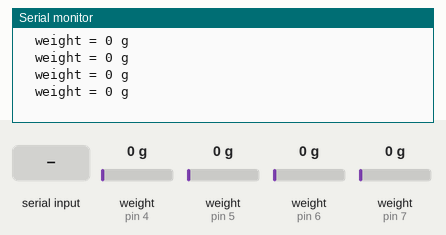
Simulated run of this sketch. Board: Arduino Uno, built with avr-gcc and run on an emulated ATmega328P. Shown: the last lines printed to the serial monitor. The test bench sets the inputs (shaded band); at power-on: weight on the scale (sensors on pin 4, pin 5, pin 6, pin 7) 0 g.

Above: at 14.8 s.
14.9 s: "t90\n" received over Serial
16.4 s: "k90\n" received over Serial
At 17.3 s:
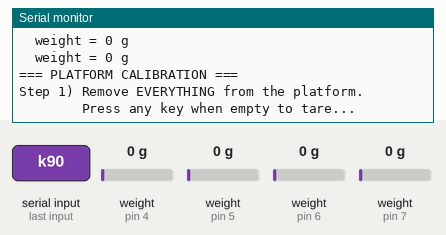
17.9 s: "90,45\n" received over Serial
At 19.0 s:
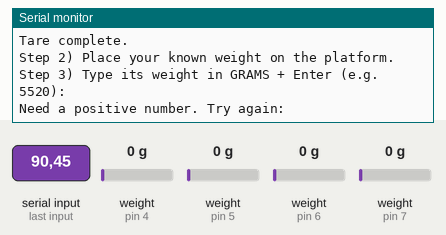
19.4 s: "30,150\n" received over Serial
At 20.4 s:
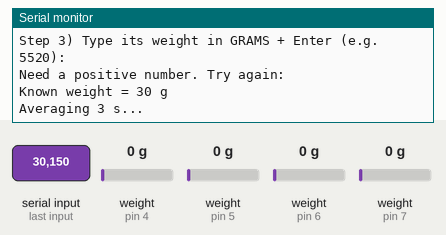
20.9 s: weight on the scale (sensor on pin 4) set to 100 g
At 22.69 s:
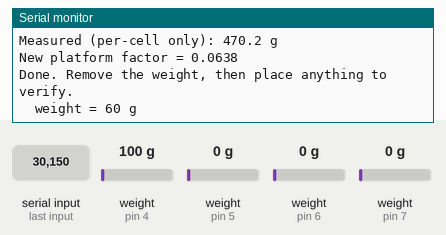
23.9 s: "d90\n" received over Serial
At 24.19 s:
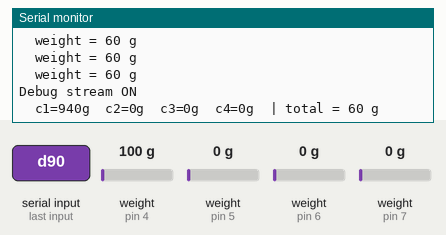
Timing chart, 0 to 26.4 s (numbered marks = the images above; inputs shaded):
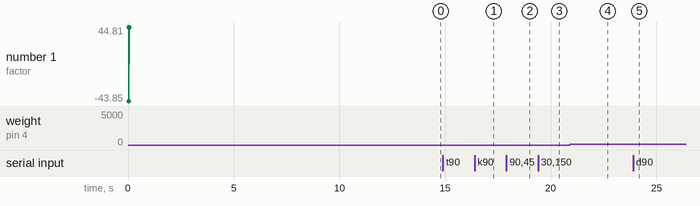

The sketch:

Scale4Cal.ino
```cpp
/*
 * Scale4Cal  -  4-cell platform scale + on-platform calibration
 * --------------------------------------------------------------
 * Same wiring as Scale4. Adds a 'k' command that calibrates the
 * ASSEMBLED platform with a known weight, on top of per-cell factors.
 *
 * WIRING (one HX711 per cell, all share 5V/GND):
 *   Sensor 1:  DT -> D4   SCK -> D3
 *   Sensor 2:  DT -> D5   SCK -> D8
 *   Sensor 3:  DT -> D6   SCK -> D9
 *   Sensor 4:  DT -> D7   SCK -> D10
 *   Cell:  Red=E+  Black=E-  Green=A+  White=A-  Yellow -> GND
 *
 * SERIAL: 57600 baud, line ending "Newline".
 *
 * FLOW:
 *   1) Boot -> auto-tare empty platform.
 *   2) Press 'd' with dumbbell on -> see per-cell contributions.
 *      If any cell is negative when loaded, fix its sign (in code or wires).
 *   3) Press 'k' with NOTHING on -> re-tare prompt.
 *   4) Place known weight (5520 g dumbbell), type its weight + Enter.
 *      Sketch averages 3 s and computes a single PLATFORM factor.
 *   5) From now on, weight = ( sum_of_per_cell_grams ) * platformFactor.
 *
 * COMMANDS:
 *   t  re-tare to 0
 *   k  KNOWN-weight platform calibration
 *   p  print current cal (per-cell + platform factor)
 *   d  toggle DEBUG stream (per-cell contribution)
 *   r  reset platform factor to 1.0
 * --------------------------------------------------------------
 */

#include <HX711_ADC.h>

const byte NUM_CELLS = 4;

HX711_ADC cellA(4, 3);
HX711_ADC cellB(5, 8);
HX711_ADC cellC(6, 9);
HX711_ADC cellD(7, 10);
HX711_ADC* cells[NUM_CELLS] = { &cellA, &cellB, &cellC, &cellD };

// Per-cell counts/gram from bench cal (CALIBRATION.md).
// Cell #2 is NEGATIVE because A+/A- were wired opposite during bench cal.
// If you wired all 4 cells the SAME way on the platform, flip cell #2 to +43.85f.
float cellFactors[NUM_CELLS] = {
   44.66f,   // Cell #1
  -43.85f,   // Cell #2  <-- flip sign if wires are now matched
   44.16f,   // Cell #3
   44.81f    // Cell #4
};

// Platform-level multiplier set by 'k'. 1.0 = use per-cell factors only.
float platformFactor = 1.0f;

const byte  MA_N         = 16;
const float DISP_ROUND_G = 10.0;
float maBuf[MA_N];
byte  maIdx = 0, maCount = 0;
float maSum = 0;

unsigned long lastPrint = 0;
const unsigned long PRINT_INTERVAL = 250;

bool debugStream = false;

void setup() {
  Serial.begin(57600);
  delay(10);
  Serial.println();
  Serial.println(F("=== Scale4Cal - 4-cell platform + on-platform cal ==="));
  Serial.println(F("Wiring:"));
  Serial.println(F("  S1  DT=D4  SCK=D3 | S2  DT=D5  SCK=D8"));
  Serial.println(F("  S3  DT=D6  SCK=D9 | S4  DT=D7  SCK=D10"));
  Serial.println();
  printCal();
  Serial.println();
  Serial.println(F("Settling 3 s, then auto-taring. Keep platform EMPTY."));

  for (byte i = 0; i < NUM_CELLS; i++) {
    cells[i]->begin();
    cells[i]->setReverseOutput();
    cells[i]->setCalFactor(1.0f);
  }
  for (byte i = 0; i < NUM_CELLS; i++) {
    cells[i]->start(3000, true);
    if (cells[i]->getTareTimeoutFlag() || cells[i]->getSignalTimeoutFlag()) {
      Serial.print(F("Cell #")); Serial.print(i + 1);
      Serial.println(F(": TIMEOUT - check wiring!"));
    }
  }
  for (byte k = 0; k < 5; k++) for (byte i = 0; i < NUM_CELLS; i++) cells[i]->update();

  Serial.println(F("Ready."));
  Serial.println(F("Commands:  t=tare  k=KNOWN-weight cal  p=print  d=debug  r=reset platform"));
  Serial.println();
}

void loop() {
  bool anyNew = false;
  for (byte i = 0; i < NUM_CELLS; i++) {
    if (cells[i]->update()) anyNew = true;
  }

  if (anyNew) {
    float totalG = sumGrams() * platformFactor;

    if (maCount == MA_N) maSum -= maBuf[maIdx];
    maBuf[maIdx] = totalG;
    maSum += totalG;
    maIdx = (maIdx + 1) % MA_N;
    if (maCount < MA_N) maCount++;
    float smooth = maSum / maCount;

    if (millis() - lastPrint > PRINT_INTERVAL) {
      lastPrint = millis();
      float disp = roundf(smooth / DISP_ROUND_G) * DISP_ROUND_G;
      if (debugStream) {
        Serial.print(F("  "));
        for (byte i = 0; i < NUM_CELLS; i++) {
          float gi = cells[i]->getData() / cellFactors[i];
          Serial.print(F("c")); Serial.print(i + 1);
          Serial.print(F("=")); Serial.print(gi, 0); Serial.print(F("g  "));
        }
        Serial.print(F("| total = ")); Serial.print(disp, 0); Serial.println(F(" g"));
      } else {
        Serial.print(F("  weight = ")); Serial.print(disp, 0); Serial.println(F(" g"));
      }
    }
  }

  if (Serial.available()) {
    char c = Serial.read();
    if      (c == 't') doTare();
    else if (c == 'k') platformCalibrate();
    else if (c == 'p') printCal();
    else if (c == 'd') {
      debugStream = !debugStream;
      Serial.print(F("Debug stream "));
      Serial.println(debugStream ? F("ON") : F("OFF"));
    }
    else if (c == 'r') {
      platformFactor = 1.0f;
      Serial.println(F("Platform factor reset to 1.0"));
    }
  }
}

float sumGrams() {
  float total = 0;
  for (byte i = 0; i < NUM_CELLS; i++) {
    total += cells[i]->getData() / cellFactors[i];
  }
  return total;
}

void doTare() {
  Serial.println(F("Taring all 4 cells - platform must be EMPTY..."));
  for (byte i = 0; i < NUM_CELLS; i++) cells[i]->tareNoDelay();
  bool done[NUM_CELLS] = { false, false, false, false };
  unsigned long t0 = millis();
  while (millis() - t0 < 5000) {
    bool all = true;
    for (byte i = 0; i < NUM_CELLS; i++) {
      cells[i]->update();
      if (cells[i]->getTareStatus()) done[i] = true;
      if (!done[i]) all = false;
    }
    if (all) break;
  }
  maCount = 0; maIdx = 0; maSum = 0;
  Serial.println(F("Tare complete."));
}

void platformCalibrate() {
  Serial.println();
  Serial.println(F("=== PLATFORM CALIBRATION ==="));
  Serial.println(F("Step 1) Remove EVERYTHING from the platform."));
  Serial.println(F("        Press any key when empty to tare..."));
  while (Serial.available()) Serial.read();
  while (!Serial.available()) {
    for (byte i = 0; i < NUM_CELLS; i++) cells[i]->update();
  }
  while (Serial.available()) Serial.read();
  doTare();

  Serial.println();
  Serial.println(F("Step 2) Place your known weight on the platform."));
  Serial.println(F("Step 3) Type its weight in GRAMS + Enter (e.g. 5520):"));

  float trueG = 0;
  while (trueG <= 0) {
    for (byte i = 0; i < NUM_CELLS; i++) cells[i]->update();
    if (Serial.available()) {
      trueG = Serial.parseFloat();
      while (Serial.available()) Serial.read();
      if (trueG <= 0) Serial.println(F("Need a positive number. Try again:"));
    }
  }
  Serial.print(F("Known weight = ")); Serial.print(trueG, 0); Serial.println(F(" g"));

  // Average ~3 seconds of measurements (under current per-cell factors only)
  Serial.println(F("Averaging 3 s..."));
  float oldPlatform = platformFactor;
  platformFactor = 1.0f;          // measure unadjusted sum
  float sum = 0;
  int   n   = 0;
  unsigned long t0 = millis();
  while (millis() - t0 < 3000) {
    bool any = false;
    for (byte i = 0; i < NUM_CELLS; i++) if (cells[i]->update()) any = true;
    if (any) { sum += sumGrams(); n++; }
  }
  if (n < 5) {
    Serial.println(F("Too few samples - aborting."));
    platformFactor = oldPlatform;
    return;
  }
  float measured = sum / n;
  Serial.print(F("Measured (per-cell only): ")); Serial.print(measured, 1); Serial.println(F(" g"));

  if (measured < 50.0f && measured > -50.0f) {
    Serial.println(F("Measured ~0 - is the weight actually on the platform? Aborting."));
    platformFactor = oldPlatform;
    return;
  }

  platformFactor = trueG / measured;
  Serial.print(F("New platform factor = ")); Serial.println(platformFactor, 4);
  if (platformFactor < 0) {
    Serial.println(F("WARNING: platform factor is NEGATIVE."));
    Serial.println(F("That means the sum was negative - check cell signs with 'd'."));
  }
  Serial.println(F("Done. Remove the weight, then place anything to verify."));
  Serial.println();
}

void printCal() {
  Serial.println(F("Calibration:"));
  for (byte i = 0; i < NUM_CELLS; i++) {
    Serial.print(F("  Cell #")); Serial.print(i + 1);
    Serial.print(F("  factor = ")); Serial.println(cellFactors[i], 2);
  }
  Serial.print(F("  Platform factor = ")); Serial.println(platformFactor, 4);
}
```

Measured:
- after the input at 16.4 s, the serial monitor: prints a new line at once (image 1)
- after the input at 17.9 s, the serial monitor: prints a new line at once (image 2)
- after the input at 19.4 s, the serial monitor: prints a new line at once (image 3)
- after the input at 20.9 s, the serial monitor: prints a new line after 1.5 s (image 4)
- after the input at 23.9 s, the serial monitor: prints a new line at once (image 5)
